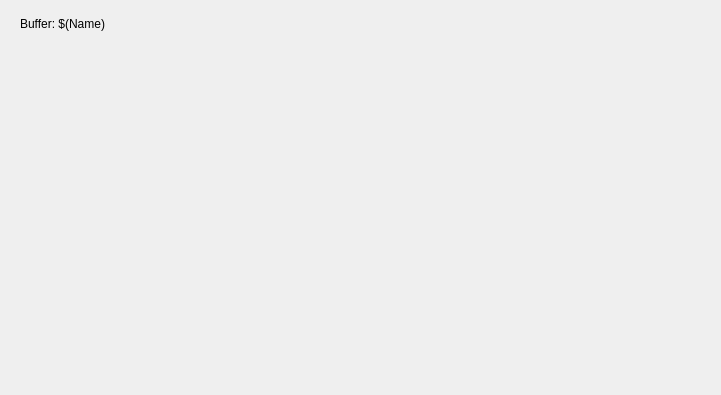
<?xml version="1.0" encoding="UTF-8"?>
<ui version="4.0">
 <class>Dialog</class>
 <widget class="QDialog" name="Dialog">
  <property name="geometry">
   <rect>
    <x>0</x>
    <y>0</y>
    <width>721</width>
    <height>395</height>
   </rect>
  </property>
  <property name="windowTitle">
   <string>ecmc expert axis</string>
  </property>
  <widget class="caInclude" name="cainclude">
   <property name="geometry">
    <rect>
     <x>10</x>
     <y>30</y>
     <width>21</width>
     <height>200</height>
    </rect>
   </property>
   <property name="macro">
    <string>IOC=$(IOC),MasterID=$(MasterID),SlaveID=$(SlaveID),Name=$(Name),CH=01</string>
   </property>
   <property name="filename" stdset="0">
    <string notr="true">ecmcILK_v2_Byte.ui</string>
   </property>
   <property name="stacking">
    <enum>caInclude::Column</enum>
   </property>
   <property name="numberOfItems" stdset="0">
    <number>1</number>
   </property>
   <property name="adjustSizeToContents" stdset="0">
    <bool>false</bool>
   </property>
  </widget>
  <widget class="caInclude" name="cainclude_2">
   <property name="geometry">
    <rect>
     <x>30</x>
     <y>30</y>
     <width>21</width>
     <height>185</height>
    </rect>
   </property>
   <property name="macro">
    <string>IOC=$(IOC),MasterID=$(MasterID),SlaveID=$(SlaveID),Name=$(Name),CH=02</string>
   </property>
   <property name="filename" stdset="0">
    <string notr="true">ecmcILK_v2_Byte.ui</string>
   </property>
   <property name="stacking">
    <enum>caInclude::Column</enum>
   </property>
   <property name="numberOfItems" stdset="0">
    <number>1</number>
   </property>
   <property name="adjustSizeToContents" stdset="0">
    <bool>false</bool>
   </property>
  </widget>
  <widget class="caInclude" name="cainclude_3">
   <property name="geometry">
    <rect>
     <x>50</x>
     <y>30</y>
     <width>21</width>
     <height>185</height>
    </rect>
   </property>
   <property name="macro">
    <string>IOC=$(IOC),MasterID=$(MasterID),SlaveID=$(SlaveID),Name=$(Name),CH=03</string>
   </property>
   <property name="filename" stdset="0">
    <string notr="true">ecmcILK_v2_Byte.ui</string>
   </property>
   <property name="stacking">
    <enum>caInclude::Column</enum>
   </property>
   <property name="numberOfItems" stdset="0">
    <number>1</number>
   </property>
   <property name="adjustSizeToContents" stdset="0">
    <bool>false</bool>
   </property>
  </widget>
  <widget class="caInclude" name="cainclude_4">
   <property name="geometry">
    <rect>
     <x>70</x>
     <y>30</y>
     <width>21</width>
     <height>185</height>
    </rect>
   </property>
   <property name="macro">
    <string>IOC=$(IOC),MasterID=$(MasterID),SlaveID=$(SlaveID),Name=$(Name),CH=04</string>
   </property>
   <property name="filename" stdset="0">
    <string notr="true">ecmcILK_v2_Byte.ui</string>
   </property>
   <property name="stacking">
    <enum>caInclude::Column</enum>
   </property>
   <property name="numberOfItems" stdset="0">
    <number>1</number>
   </property>
   <property name="adjustSizeToContents" stdset="0">
    <bool>false</bool>
   </property>
  </widget>
  <widget class="caInclude" name="cainclude_5">
   <property name="geometry">
    <rect>
     <x>90</x>
     <y>30</y>
     <width>21</width>
     <height>185</height>
    </rect>
   </property>
   <property name="macro">
    <string>IOC=$(IOC),MasterID=$(MasterID),SlaveID=$(SlaveID),Name=$(Name),CH=05</string>
   </property>
   <property name="filename" stdset="0">
    <string notr="true">ecmcILK_v2_Byte.ui</string>
   </property>
   <property name="stacking">
    <enum>caInclude::Column</enum>
   </property>
   <property name="numberOfItems" stdset="0">
    <number>1</number>
   </property>
   <property name="adjustSizeToContents" stdset="0">
    <bool>false</bool>
   </property>
  </widget>
  <widget class="caInclude" name="cainclude_6">
   <property name="geometry">
    <rect>
     <x>110</x>
     <y>30</y>
     <width>21</width>
     <height>185</height>
    </rect>
   </property>
   <property name="macro">
    <string>IOC=$(IOC),MasterID=$(MasterID),SlaveID=$(SlaveID),Name=$(Name),CH=06</string>
   </property>
   <property name="filename" stdset="0">
    <string notr="true">ecmcILK_v2_Byte.ui</string>
   </property>
   <property name="stacking">
    <enum>caInclude::Column</enum>
   </property>
   <property name="numberOfItems" stdset="0">
    <number>1</number>
   </property>
   <property name="adjustSizeToContents" stdset="0">
    <bool>false</bool>
   </property>
  </widget>
  <widget class="caInclude" name="cainclude_7">
   <property name="geometry">
    <rect>
     <x>130</x>
     <y>30</y>
     <width>21</width>
     <height>185</height>
    </rect>
   </property>
   <property name="macro">
    <string>IOC=$(IOC),MasterID=$(MasterID),SlaveID=$(SlaveID),Name=$(Name),CH=07</string>
   </property>
   <property name="filename" stdset="0">
    <string notr="true">ecmcILK_v2_Byte.ui</string>
   </property>
   <property name="stacking">
    <enum>caInclude::Column</enum>
   </property>
   <property name="numberOfItems" stdset="0">
    <number>1</number>
   </property>
   <property name="adjustSizeToContents" stdset="0">
    <bool>false</bool>
   </property>
  </widget>
  <widget class="caInclude" name="cainclude_8">
   <property name="geometry">
    <rect>
     <x>150</x>
     <y>30</y>
     <width>21</width>
     <height>185</height>
    </rect>
   </property>
   <property name="macro">
    <string>IOC=$(IOC),MasterID=$(MasterID),SlaveID=$(SlaveID),Name=$(Name),CH=08</string>
   </property>
   <property name="filename" stdset="0">
    <string notr="true">ecmcILK_v2_Byte.ui</string>
   </property>
   <property name="stacking">
    <enum>caInclude::Column</enum>
   </property>
   <property name="numberOfItems" stdset="0">
    <number>1</number>
   </property>
   <property name="adjustSizeToContents" stdset="0">
    <bool>false</bool>
   </property>
  </widget>
  <widget class="caInclude" name="cainclude_9">
   <property name="geometry">
    <rect>
     <x>290</x>
     <y>30</y>
     <width>94</width>
     <height>185</height>
    </rect>
   </property>
   <property name="macro">
    <string>IOC=$(IOC),MasterID=$(MasterID),SlaveID=$(SlaveID),Name=$(Name),CH=14</string>
   </property>
   <property name="filename" stdset="0">
    <string notr="true">ecmcILK_v2_Byte.ui</string>
   </property>
   <property name="stacking">
    <enum>caInclude::Column</enum>
   </property>
   <property name="numberOfItems" stdset="0">
    <number>1</number>
   </property>
   <property name="adjustSizeToContents" stdset="0">
    <bool>false</bool>
   </property>
  </widget>
  <widget class="caInclude" name="cainclude_10">
   <property name="geometry">
    <rect>
     <x>270</x>
     <y>30</y>
     <width>94</width>
     <height>185</height>
    </rect>
   </property>
   <property name="macro">
    <string>IOC=$(IOC),MasterID=$(MasterID),SlaveID=$(SlaveID),Name=$(Name),CH=13</string>
   </property>
   <property name="filename" stdset="0">
    <string notr="true">ecmcILK_v2_Byte.ui</string>
   </property>
   <property name="stacking">
    <enum>caInclude::Column</enum>
   </property>
   <property name="numberOfItems" stdset="0">
    <number>1</number>
   </property>
   <property name="adjustSizeToContents" stdset="0">
    <bool>false</bool>
   </property>
  </widget>
  <widget class="caInclude" name="cainclude_11">
   <property name="geometry">
    <rect>
     <x>230</x>
     <y>30</y>
     <width>21</width>
     <height>185</height>
    </rect>
   </property>
   <property name="macro">
    <string>IOC=$(IOC),MasterID=$(MasterID),SlaveID=$(SlaveID),Name=$(Name),CH=11</string>
   </property>
   <property name="filename" stdset="0">
    <string notr="true">ecmcILK_v2_Byte.ui</string>
   </property>
   <property name="stacking">
    <enum>caInclude::Column</enum>
   </property>
   <property name="numberOfItems" stdset="0">
    <number>1</number>
   </property>
   <property name="adjustSizeToContents" stdset="0">
    <bool>false</bool>
   </property>
  </widget>
  <widget class="caInclude" name="cainclude_12">
   <property name="geometry">
    <rect>
     <x>330</x>
     <y>30</y>
     <width>21</width>
     <height>185</height>
    </rect>
   </property>
   <property name="macro">
    <string>IOC=$(IOC),MasterID=$(MasterID),SlaveID=$(SlaveID),Name=$(Name),CH=16</string>
   </property>
   <property name="filename" stdset="0">
    <string notr="true">ecmcILK_v2_Byte.ui</string>
   </property>
   <property name="stacking">
    <enum>caInclude::Column</enum>
   </property>
   <property name="numberOfItems" stdset="0">
    <number>1</number>
   </property>
   <property name="adjustSizeToContents" stdset="0">
    <bool>false</bool>
   </property>
  </widget>
  <widget class="caInclude" name="cainclude_13">
   <property name="geometry">
    <rect>
     <x>250</x>
     <y>30</y>
     <width>21</width>
     <height>185</height>
    </rect>
   </property>
   <property name="macro">
    <string>IOC=$(IOC),MasterID=$(MasterID),SlaveID=$(SlaveID),Name=$(Name),CH=12</string>
   </property>
   <property name="filename" stdset="0">
    <string notr="true">ecmcILK_v2_Byte.ui</string>
   </property>
   <property name="stacking">
    <enum>caInclude::Column</enum>
   </property>
   <property name="numberOfItems" stdset="0">
    <number>1</number>
   </property>
   <property name="adjustSizeToContents" stdset="0">
    <bool>false</bool>
   </property>
  </widget>
  <widget class="caInclude" name="cainclude_14">
   <property name="geometry">
    <rect>
     <x>190</x>
     <y>30</y>
     <width>21</width>
     <height>185</height>
    </rect>
   </property>
   <property name="macro">
    <string>IOC=$(IOC),MasterID=$(MasterID),SlaveID=$(SlaveID),Name=$(Name),CH=09</string>
   </property>
   <property name="filename" stdset="0">
    <string notr="true">ecmcILK_v2_Byte.ui</string>
   </property>
   <property name="stacking">
    <enum>caInclude::Column</enum>
   </property>
   <property name="numberOfItems" stdset="0">
    <number>1</number>
   </property>
   <property name="adjustSizeToContents" stdset="0">
    <bool>false</bool>
   </property>
  </widget>
  <widget class="caInclude" name="cainclude_15">
   <property name="geometry">
    <rect>
     <x>210</x>
     <y>30</y>
     <width>21</width>
     <height>185</height>
    </rect>
   </property>
   <property name="macro">
    <string>IOC=$(IOC),MasterID=$(MasterID),SlaveID=$(SlaveID),Name=$(Name),CH=10</string>
   </property>
   <property name="filename" stdset="0">
    <string notr="true">ecmcILK_v2_Byte.ui</string>
   </property>
   <property name="stacking">
    <enum>caInclude::Column</enum>
   </property>
   <property name="numberOfItems" stdset="0">
    <number>1</number>
   </property>
   <property name="adjustSizeToContents" stdset="0">
    <bool>false</bool>
   </property>
  </widget>
  <widget class="caInclude" name="cainclude_16">
   <property name="geometry">
    <rect>
     <x>310</x>
     <y>30</y>
     <width>21</width>
     <height>185</height>
    </rect>
   </property>
   <property name="macro">
    <string>IOC=$(IOC),MasterID=$(MasterID),SlaveID=$(SlaveID),Name=$(Name),CH=15</string>
   </property>
   <property name="filename" stdset="0">
    <string notr="true">ecmcILK_v2_Byte.ui</string>
   </property>
   <property name="stacking">
    <enum>caInclude::Column</enum>
   </property>
   <property name="numberOfItems" stdset="0">
    <number>1</number>
   </property>
   <property name="adjustSizeToContents" stdset="0">
    <bool>false</bool>
   </property>
  </widget>
  <widget class="caInclude" name="cainclude_17">
   <property name="geometry">
    <rect>
     <x>470</x>
     <y>30</y>
     <width>21</width>
     <height>185</height>
    </rect>
   </property>
   <property name="macro">
    <string>IOC=$(IOC),MasterID=$(MasterID),SlaveID=$(SlaveID),Name=$(Name),CH=22</string>
   </property>
   <property name="filename" stdset="0">
    <string notr="true">ecmcILK_v2_Byte.ui</string>
   </property>
   <property name="stacking">
    <enum>caInclude::Column</enum>
   </property>
   <property name="numberOfItems" stdset="0">
    <number>1</number>
   </property>
   <property name="adjustSizeToContents" stdset="0">
    <bool>false</bool>
   </property>
  </widget>
  <widget class="caInclude" name="cainclude_18">
   <property name="geometry">
    <rect>
     <x>450</x>
     <y>30</y>
     <width>21</width>
     <height>185</height>
    </rect>
   </property>
   <property name="macro">
    <string>IOC=$(IOC),MasterID=$(MasterID),SlaveID=$(SlaveID),Name=$(Name),CH=21</string>
   </property>
   <property name="filename" stdset="0">
    <string notr="true">ecmcILK_v2_Byte.ui</string>
   </property>
   <property name="stacking">
    <enum>caInclude::Column</enum>
   </property>
   <property name="numberOfItems" stdset="0">
    <number>1</number>
   </property>
   <property name="adjustSizeToContents" stdset="0">
    <bool>false</bool>
   </property>
  </widget>
  <widget class="caInclude" name="cainclude_19">
   <property name="geometry">
    <rect>
     <x>410</x>
     <y>30</y>
     <width>21</width>
     <height>185</height>
    </rect>
   </property>
   <property name="macro">
    <string>IOC=$(IOC),MasterID=$(MasterID),SlaveID=$(SlaveID),Name=$(Name),CH=19</string>
   </property>
   <property name="filename" stdset="0">
    <string notr="true">ecmcILK_v2_Byte.ui</string>
   </property>
   <property name="stacking">
    <enum>caInclude::Column</enum>
   </property>
   <property name="numberOfItems" stdset="0">
    <number>1</number>
   </property>
   <property name="adjustSizeToContents" stdset="0">
    <bool>false</bool>
   </property>
  </widget>
  <widget class="caInclude" name="cainclude_20">
   <property name="geometry">
    <rect>
     <x>510</x>
     <y>30</y>
     <width>21</width>
     <height>185</height>
    </rect>
   </property>
   <property name="macro">
    <string>IOC=$(IOC),MasterID=$(MasterID),SlaveID=$(SlaveID),Name=$(Name),CH=24</string>
   </property>
   <property name="filename" stdset="0">
    <string notr="true">ecmcILK_v2_Byte.ui</string>
   </property>
   <property name="stacking">
    <enum>caInclude::Column</enum>
   </property>
   <property name="numberOfItems" stdset="0">
    <number>1</number>
   </property>
   <property name="adjustSizeToContents" stdset="0">
    <bool>false</bool>
   </property>
  </widget>
  <widget class="caInclude" name="cainclude_21">
   <property name="geometry">
    <rect>
     <x>430</x>
     <y>30</y>
     <width>21</width>
     <height>185</height>
    </rect>
   </property>
   <property name="macro">
    <string>IOC=$(IOC),MasterID=$(MasterID),SlaveID=$(SlaveID),Name=$(Name),CH=20</string>
   </property>
   <property name="filename" stdset="0">
    <string notr="true">ecmcILK_v2_Byte.ui</string>
   </property>
   <property name="stacking">
    <enum>caInclude::Column</enum>
   </property>
   <property name="numberOfItems" stdset="0">
    <number>1</number>
   </property>
   <property name="adjustSizeToContents" stdset="0">
    <bool>false</bool>
   </property>
  </widget>
  <widget class="caInclude" name="cainclude_22">
   <property name="geometry">
    <rect>
     <x>370</x>
     <y>30</y>
     <width>21</width>
     <height>185</height>
    </rect>
   </property>
   <property name="macro">
    <string>IOC=$(IOC),MasterID=$(MasterID),SlaveID=$(SlaveID),Name=$(Name),CH=17</string>
   </property>
   <property name="filename" stdset="0">
    <string notr="true">ecmcILK_v2_Byte.ui</string>
   </property>
   <property name="stacking">
    <enum>caInclude::Column</enum>
   </property>
   <property name="numberOfItems" stdset="0">
    <number>1</number>
   </property>
   <property name="adjustSizeToContents" stdset="0">
    <bool>false</bool>
   </property>
  </widget>
  <widget class="caInclude" name="cainclude_23">
   <property name="geometry">
    <rect>
     <x>390</x>
     <y>30</y>
     <width>21</width>
     <height>185</height>
    </rect>
   </property>
   <property name="macro">
    <string>IOC=$(IOC),MasterID=$(MasterID),SlaveID=$(SlaveID),Name=$(Name),CH=18</string>
   </property>
   <property name="filename" stdset="0">
    <string notr="true">ecmcILK_v2_Byte.ui</string>
   </property>
   <property name="stacking">
    <enum>caInclude::Column</enum>
   </property>
   <property name="numberOfItems" stdset="0">
    <number>1</number>
   </property>
   <property name="adjustSizeToContents" stdset="0">
    <bool>false</bool>
   </property>
  </widget>
  <widget class="caInclude" name="cainclude_24">
   <property name="geometry">
    <rect>
     <x>490</x>
     <y>30</y>
     <width>21</width>
     <height>185</height>
    </rect>
   </property>
   <property name="macro">
    <string>IOC=$(IOC),MasterID=$(MasterID),SlaveID=$(SlaveID),Name=$(Name),CH=23</string>
   </property>
   <property name="filename" stdset="0">
    <string notr="true">ecmcILK_v2_Byte.ui</string>
   </property>
   <property name="stacking">
    <enum>caInclude::Column</enum>
   </property>
   <property name="numberOfItems" stdset="0">
    <number>1</number>
   </property>
   <property name="adjustSizeToContents" stdset="0">
    <bool>false</bool>
   </property>
  </widget>
  <widget class="caInclude" name="cainclude_25">
   <property name="geometry">
    <rect>
     <x>650</x>
     <y>30</y>
     <width>21</width>
     <height>185</height>
    </rect>
   </property>
   <property name="macro">
    <string>IOC=$(IOC),MasterID=$(MasterID),SlaveID=$(SlaveID),Name=$(Name),CH=30</string>
   </property>
   <property name="filename" stdset="0">
    <string notr="true">ecmcILK_v2_Byte.ui</string>
   </property>
   <property name="stacking">
    <enum>caInclude::Column</enum>
   </property>
   <property name="numberOfItems" stdset="0">
    <number>1</number>
   </property>
   <property name="adjustSizeToContents" stdset="0">
    <bool>false</bool>
   </property>
  </widget>
  <widget class="caInclude" name="cainclude_26">
   <property name="geometry">
    <rect>
     <x>630</x>
     <y>30</y>
     <width>21</width>
     <height>185</height>
    </rect>
   </property>
   <property name="macro">
    <string>IOC=$(IOC),MasterID=$(MasterID),SlaveID=$(SlaveID),Name=$(Name),CH=29</string>
   </property>
   <property name="filename" stdset="0">
    <string notr="true">ecmcILK_v2_Byte.ui</string>
   </property>
   <property name="stacking">
    <enum>caInclude::Column</enum>
   </property>
   <property name="numberOfItems" stdset="0">
    <number>1</number>
   </property>
   <property name="adjustSizeToContents" stdset="0">
    <bool>false</bool>
   </property>
  </widget>
  <widget class="caInclude" name="cainclude_28">
   <property name="geometry">
    <rect>
     <x>590</x>
     <y>30</y>
     <width>21</width>
     <height>185</height>
    </rect>
   </property>
   <property name="macro">
    <string>IOC=$(IOC),MasterID=$(MasterID),SlaveID=$(SlaveID),Name=$(Name),CH=27</string>
   </property>
   <property name="filename" stdset="0">
    <string notr="true">ecmcILK_v2_Byte.ui</string>
   </property>
   <property name="stacking">
    <enum>caInclude::Column</enum>
   </property>
   <property name="numberOfItems" stdset="0">
    <number>1</number>
   </property>
   <property name="adjustSizeToContents" stdset="0">
    <bool>false</bool>
   </property>
  </widget>
  <widget class="caInclude" name="cainclude_29">
   <property name="geometry">
    <rect>
     <x>690</x>
     <y>30</y>
     <width>21</width>
     <height>185</height>
    </rect>
   </property>
   <property name="macro">
    <string>IOC=$(IOC),MasterID=$(MasterID),SlaveID=$(SlaveID),Name=$(Name),CH=32</string>
   </property>
   <property name="filename" stdset="0">
    <string notr="true">ecmcILK_v2_Byte.ui</string>
   </property>
   <property name="stacking">
    <enum>caInclude::Column</enum>
   </property>
   <property name="numberOfItems" stdset="0">
    <number>1</number>
   </property>
   <property name="adjustSizeToContents" stdset="0">
    <bool>false</bool>
   </property>
  </widget>
  <widget class="caInclude" name="cainclude_30">
   <property name="geometry">
    <rect>
     <x>610</x>
     <y>30</y>
     <width>21</width>
     <height>185</height>
    </rect>
   </property>
   <property name="macro">
    <string>IOC=$(IOC),MasterID=$(MasterID),SlaveID=$(SlaveID),Name=$(Name),CH=28</string>
   </property>
   <property name="filename" stdset="0">
    <string notr="true">ecmcILK_v2_Byte.ui</string>
   </property>
   <property name="stacking">
    <enum>caInclude::Column</enum>
   </property>
   <property name="numberOfItems" stdset="0">
    <number>1</number>
   </property>
   <property name="adjustSizeToContents" stdset="0">
    <bool>false</bool>
   </property>
  </widget>
  <widget class="caInclude" name="cainclude_31">
   <property name="geometry">
    <rect>
     <x>550</x>
     <y>30</y>
     <width>21</width>
     <height>185</height>
    </rect>
   </property>
   <property name="macro">
    <string>IOC=$(IOC),MasterID=$(MasterID),SlaveID=$(SlaveID),Name=$(Name),CH=25</string>
   </property>
   <property name="filename" stdset="0">
    <string notr="true">ecmcILK_v2_Byte.ui</string>
   </property>
   <property name="stacking">
    <enum>caInclude::Column</enum>
   </property>
   <property name="numberOfItems" stdset="0">
    <number>1</number>
   </property>
   <property name="adjustSizeToContents" stdset="0">
    <bool>false</bool>
   </property>
  </widget>
  <widget class="caInclude" name="cainclude_32">
   <property name="geometry">
    <rect>
     <x>570</x>
     <y>30</y>
     <width>21</width>
     <height>185</height>
    </rect>
   </property>
   <property name="macro">
    <string>IOC=$(IOC),MasterID=$(MasterID),SlaveID=$(SlaveID),Name=$(Name),CH=26</string>
   </property>
   <property name="filename" stdset="0">
    <string notr="true">ecmcILK_v2_Byte.ui</string>
   </property>
   <property name="stacking">
    <enum>caInclude::Column</enum>
   </property>
   <property name="numberOfItems" stdset="0">
    <number>1</number>
   </property>
   <property name="adjustSizeToContents" stdset="0">
    <bool>false</bool>
   </property>
  </widget>
  <widget class="caInclude" name="cainclude_33">
   <property name="geometry">
    <rect>
     <x>670</x>
     <y>30</y>
     <width>31</width>
     <height>185</height>
    </rect>
   </property>
   <property name="macro">
    <string>IOC=$(IOC),MasterID=$(MasterID),SlaveID=$(SlaveID),Name=$(Name),CH=31</string>
   </property>
   <property name="filename" stdset="0">
    <string notr="true">ecmcILK_v2_Byte.ui</string>
   </property>
   <property name="stacking">
    <enum>caInclude::Column</enum>
   </property>
   <property name="numberOfItems" stdset="0">
    <number>1</number>
   </property>
   <property name="adjustSizeToContents" stdset="0">
    <bool>false</bool>
   </property>
  </widget>
  <widget class="caInclude" name="cainclude_27">
   <property name="geometry">
    <rect>
     <x>110</x>
     <y>210</y>
     <width>21</width>
     <height>185</height>
    </rect>
   </property>
   <property name="macro">
    <string>IOC=$(IOC),MasterID=$(MasterID),SlaveID=$(SlaveID),Name=$(Name),CH=38</string>
   </property>
   <property name="filename" stdset="0">
    <string notr="true">ecmcILK_v2_Byte.ui</string>
   </property>
   <property name="stacking">
    <enum>caInclude::Column</enum>
   </property>
   <property name="numberOfItems" stdset="0">
    <number>1</number>
   </property>
   <property name="adjustSizeToContents" stdset="0">
    <bool>false</bool>
   </property>
  </widget>
  <widget class="caInclude" name="cainclude_34">
   <property name="geometry">
    <rect>
     <x>470</x>
     <y>210</y>
     <width>21</width>
     <height>185</height>
    </rect>
   </property>
   <property name="macro">
    <string>IOC=$(IOC),MasterID=$(MasterID),SlaveID=$(SlaveID),Name=$(Name),CH=54</string>
   </property>
   <property name="filename" stdset="0">
    <string notr="true">ecmcILK_v2_Byte.ui</string>
   </property>
   <property name="stacking">
    <enum>caInclude::Column</enum>
   </property>
   <property name="numberOfItems" stdset="0">
    <number>1</number>
   </property>
   <property name="adjustSizeToContents" stdset="0">
    <bool>false</bool>
   </property>
  </widget>
  <widget class="caInclude" name="cainclude_35">
   <property name="geometry">
    <rect>
     <x>310</x>
     <y>210</y>
     <width>21</width>
     <height>185</height>
    </rect>
   </property>
   <property name="macro">
    <string>IOC=$(IOC),MasterID=$(MasterID),SlaveID=$(SlaveID),Name=$(Name),CH=47</string>
   </property>
   <property name="filename" stdset="0">
    <string notr="true">ecmcILK_v2_Byte.ui</string>
   </property>
   <property name="stacking">
    <enum>caInclude::Column</enum>
   </property>
   <property name="numberOfItems" stdset="0">
    <number>1</number>
   </property>
   <property name="adjustSizeToContents" stdset="0">
    <bool>false</bool>
   </property>
  </widget>
  <widget class="caInclude" name="cainclude_36">
   <property name="geometry">
    <rect>
     <x>510</x>
     <y>210</y>
     <width>21</width>
     <height>185</height>
    </rect>
   </property>
   <property name="macro">
    <string>IOC=$(IOC),MasterID=$(MasterID),SlaveID=$(SlaveID),Name=$(Name),CH=56</string>
   </property>
   <property name="filename" stdset="0">
    <string notr="true">ecmcILK_v2_Byte.ui</string>
   </property>
   <property name="stacking">
    <enum>caInclude::Column</enum>
   </property>
   <property name="numberOfItems" stdset="0">
    <number>1</number>
   </property>
   <property name="adjustSizeToContents" stdset="0">
    <bool>false</bool>
   </property>
  </widget>
  <widget class="caInclude" name="cainclude_37">
   <property name="geometry">
    <rect>
     <x>410</x>
     <y>210</y>
     <width>21</width>
     <height>185</height>
    </rect>
   </property>
   <property name="macro">
    <string>IOC=$(IOC),MasterID=$(MasterID),SlaveID=$(SlaveID),Name=$(Name),CH=51</string>
   </property>
   <property name="filename" stdset="0">
    <string notr="true">ecmcILK_v2_Byte.ui</string>
   </property>
   <property name="stacking">
    <enum>caInclude::Column</enum>
   </property>
   <property name="numberOfItems" stdset="0">
    <number>1</number>
   </property>
   <property name="adjustSizeToContents" stdset="0">
    <bool>false</bool>
   </property>
  </widget>
  <widget class="caInclude" name="cainclude_38">
   <property name="geometry">
    <rect>
     <x>370</x>
     <y>210</y>
     <width>21</width>
     <height>185</height>
    </rect>
   </property>
   <property name="macro">
    <string>IOC=$(IOC),MasterID=$(MasterID),SlaveID=$(SlaveID),Name=$(Name),CH=49</string>
   </property>
   <property name="filename" stdset="0">
    <string notr="true">ecmcILK_v2_Byte.ui</string>
   </property>
   <property name="stacking">
    <enum>caInclude::Column</enum>
   </property>
   <property name="numberOfItems" stdset="0">
    <number>1</number>
   </property>
   <property name="adjustSizeToContents" stdset="0">
    <bool>false</bool>
   </property>
  </widget>
  <widget class="caInclude" name="cainclude_39">
   <property name="geometry">
    <rect>
     <x>150</x>
     <y>210</y>
     <width>21</width>
     <height>185</height>
    </rect>
   </property>
   <property name="macro">
    <string>IOC=$(IOC),MasterID=$(MasterID),SlaveID=$(SlaveID),Name=$(Name),CH=40</string>
   </property>
   <property name="filename" stdset="0">
    <string notr="true">ecmcILK_v2_Byte.ui</string>
   </property>
   <property name="stacking">
    <enum>caInclude::Column</enum>
   </property>
   <property name="numberOfItems" stdset="0">
    <number>1</number>
   </property>
   <property name="adjustSizeToContents" stdset="0">
    <bool>false</bool>
   </property>
  </widget>
  <widget class="caInclude" name="cainclude_40">
   <property name="geometry">
    <rect>
     <x>70</x>
     <y>210</y>
     <width>21</width>
     <height>185</height>
    </rect>
   </property>
   <property name="macro">
    <string>IOC=$(IOC),MasterID=$(MasterID),SlaveID=$(SlaveID),Name=$(Name),CH=36</string>
   </property>
   <property name="filename" stdset="0">
    <string notr="true">ecmcILK_v2_Byte.ui</string>
   </property>
   <property name="stacking">
    <enum>caInclude::Column</enum>
   </property>
   <property name="numberOfItems" stdset="0">
    <number>1</number>
   </property>
   <property name="adjustSizeToContents" stdset="0">
    <bool>false</bool>
   </property>
  </widget>
  <widget class="caInclude" name="cainclude_41">
   <property name="geometry">
    <rect>
     <x>230</x>
     <y>210</y>
     <width>21</width>
     <height>185</height>
    </rect>
   </property>
   <property name="macro">
    <string>IOC=$(IOC),MasterID=$(MasterID),SlaveID=$(SlaveID),Name=$(Name),CH=43</string>
   </property>
   <property name="filename" stdset="0">
    <string notr="true">ecmcILK_v2_Byte.ui</string>
   </property>
   <property name="stacking">
    <enum>caInclude::Column</enum>
   </property>
   <property name="numberOfItems" stdset="0">
    <number>1</number>
   </property>
   <property name="adjustSizeToContents" stdset="0">
    <bool>false</bool>
   </property>
  </widget>
  <widget class="caInclude" name="cainclude_42">
   <property name="geometry">
    <rect>
     <x>330</x>
     <y>210</y>
     <width>21</width>
     <height>185</height>
    </rect>
   </property>
   <property name="macro">
    <string>IOC=$(IOC),MasterID=$(MasterID),SlaveID=$(SlaveID),Name=$(Name),CH=48</string>
   </property>
   <property name="filename" stdset="0">
    <string notr="true">ecmcILK_v2_Byte.ui</string>
   </property>
   <property name="stacking">
    <enum>caInclude::Column</enum>
   </property>
   <property name="numberOfItems" stdset="0">
    <number>1</number>
   </property>
   <property name="adjustSizeToContents" stdset="0">
    <bool>false</bool>
   </property>
  </widget>
  <widget class="caInclude" name="cainclude_43">
   <property name="geometry">
    <rect>
     <x>290</x>
     <y>210</y>
     <width>21</width>
     <height>185</height>
    </rect>
   </property>
   <property name="macro">
    <string>IOC=$(IOC),MasterID=$(MasterID),SlaveID=$(SlaveID),Name=$(Name),CH=46</string>
   </property>
   <property name="filename" stdset="0">
    <string notr="true">ecmcILK_v2_Byte.ui</string>
   </property>
   <property name="stacking">
    <enum>caInclude::Column</enum>
   </property>
   <property name="numberOfItems" stdset="0">
    <number>1</number>
   </property>
   <property name="adjustSizeToContents" stdset="0">
    <bool>false</bool>
   </property>
  </widget>
  <widget class="caInclude" name="cainclude_44">
   <property name="geometry">
    <rect>
     <x>90</x>
     <y>210</y>
     <width>21</width>
     <height>185</height>
    </rect>
   </property>
   <property name="macro">
    <string>IOC=$(IOC),MasterID=$(MasterID),SlaveID=$(SlaveID),Name=$(Name),CH=37</string>
   </property>
   <property name="filename" stdset="0">
    <string notr="true">ecmcILK_v2_Byte.ui</string>
   </property>
   <property name="stacking">
    <enum>caInclude::Column</enum>
   </property>
   <property name="numberOfItems" stdset="0">
    <number>1</number>
   </property>
   <property name="adjustSizeToContents" stdset="0">
    <bool>false</bool>
   </property>
  </widget>
  <widget class="caInclude" name="cainclude_45">
   <property name="geometry">
    <rect>
     <x>390</x>
     <y>210</y>
     <width>21</width>
     <height>185</height>
    </rect>
   </property>
   <property name="macro">
    <string>IOC=$(IOC),MasterID=$(MasterID),SlaveID=$(SlaveID),Name=$(Name),CH=50</string>
   </property>
   <property name="filename" stdset="0">
    <string notr="true">ecmcILK_v2_Byte.ui</string>
   </property>
   <property name="stacking">
    <enum>caInclude::Column</enum>
   </property>
   <property name="numberOfItems" stdset="0">
    <number>1</number>
   </property>
   <property name="adjustSizeToContents" stdset="0">
    <bool>false</bool>
   </property>
  </widget>
  <widget class="caInclude" name="cainclude_46">
   <property name="geometry">
    <rect>
     <x>50</x>
     <y>210</y>
     <width>21</width>
     <height>185</height>
    </rect>
   </property>
   <property name="macro">
    <string>IOC=$(IOC),MasterID=$(MasterID),SlaveID=$(SlaveID),Name=$(Name),CH=35</string>
   </property>
   <property name="filename" stdset="0">
    <string notr="true">ecmcILK_v2_Byte.ui</string>
   </property>
   <property name="stacking">
    <enum>caInclude::Column</enum>
   </property>
   <property name="numberOfItems" stdset="0">
    <number>1</number>
   </property>
   <property name="adjustSizeToContents" stdset="0">
    <bool>false</bool>
   </property>
  </widget>
  <widget class="caInclude" name="cainclude_47">
   <property name="geometry">
    <rect>
     <x>490</x>
     <y>210</y>
     <width>21</width>
     <height>185</height>
    </rect>
   </property>
   <property name="macro">
    <string>IOC=$(IOC),MasterID=$(MasterID),SlaveID=$(SlaveID),Name=$(Name),CH=55</string>
   </property>
   <property name="filename" stdset="0">
    <string notr="true">ecmcILK_v2_Byte.ui</string>
   </property>
   <property name="stacking">
    <enum>caInclude::Column</enum>
   </property>
   <property name="numberOfItems" stdset="0">
    <number>1</number>
   </property>
   <property name="adjustSizeToContents" stdset="0">
    <bool>false</bool>
   </property>
  </widget>
  <widget class="caInclude" name="cainclude_48">
   <property name="geometry">
    <rect>
     <x>430</x>
     <y>210</y>
     <width>21</width>
     <height>185</height>
    </rect>
   </property>
   <property name="macro">
    <string>IOC=$(IOC),MasterID=$(MasterID),SlaveID=$(SlaveID),Name=$(Name),CH=52</string>
   </property>
   <property name="filename" stdset="0">
    <string notr="true">ecmcILK_v2_Byte.ui</string>
   </property>
   <property name="stacking">
    <enum>caInclude::Column</enum>
   </property>
   <property name="numberOfItems" stdset="0">
    <number>1</number>
   </property>
   <property name="adjustSizeToContents" stdset="0">
    <bool>false</bool>
   </property>
  </widget>
  <widget class="caInclude" name="cainclude_49">
   <property name="geometry">
    <rect>
     <x>690</x>
     <y>210</y>
     <width>21</width>
     <height>185</height>
    </rect>
   </property>
   <property name="macro">
    <string>IOC=$(IOC),MasterID=$(MasterID),SlaveID=$(SlaveID),Name=$(Name),CH=64</string>
   </property>
   <property name="filename" stdset="0">
    <string notr="true">ecmcILK_v2_Byte.ui</string>
   </property>
   <property name="stacking">
    <enum>caInclude::Column</enum>
   </property>
   <property name="numberOfItems" stdset="0">
    <number>1</number>
   </property>
   <property name="adjustSizeToContents" stdset="0">
    <bool>false</bool>
   </property>
  </widget>
  <widget class="caInclude" name="cainclude_50">
   <property name="geometry">
    <rect>
     <x>590</x>
     <y>210</y>
     <width>21</width>
     <height>185</height>
    </rect>
   </property>
   <property name="macro">
    <string>IOC=$(IOC),MasterID=$(MasterID),SlaveID=$(SlaveID),Name=$(Name),CH=59</string>
   </property>
   <property name="filename" stdset="0">
    <string notr="true">ecmcILK_v2_Byte.ui</string>
   </property>
   <property name="stacking">
    <enum>caInclude::Column</enum>
   </property>
   <property name="numberOfItems" stdset="0">
    <number>1</number>
   </property>
   <property name="adjustSizeToContents" stdset="0">
    <bool>false</bool>
   </property>
  </widget>
  <widget class="caInclude" name="cainclude_51">
   <property name="geometry">
    <rect>
     <x>570</x>
     <y>210</y>
     <width>21</width>
     <height>185</height>
    </rect>
   </property>
   <property name="macro">
    <string>IOC=$(IOC),MasterID=$(MasterID),SlaveID=$(SlaveID),Name=$(Name),CH=58</string>
   </property>
   <property name="filename" stdset="0">
    <string notr="true">ecmcILK_v2_Byte.ui</string>
   </property>
   <property name="stacking">
    <enum>caInclude::Column</enum>
   </property>
   <property name="numberOfItems" stdset="0">
    <number>1</number>
   </property>
   <property name="adjustSizeToContents" stdset="0">
    <bool>false</bool>
   </property>
  </widget>
  <widget class="caInclude" name="cainclude_52">
   <property name="geometry">
    <rect>
     <x>630</x>
     <y>210</y>
     <width>21</width>
     <height>185</height>
    </rect>
   </property>
   <property name="macro">
    <string>IOC=$(IOC),MasterID=$(MasterID),SlaveID=$(SlaveID),Name=$(Name),CH=61</string>
   </property>
   <property name="filename" stdset="0">
    <string notr="true">ecmcILK_v2_Byte.ui</string>
   </property>
   <property name="stacking">
    <enum>caInclude::Column</enum>
   </property>
   <property name="numberOfItems" stdset="0">
    <number>1</number>
   </property>
   <property name="adjustSizeToContents" stdset="0">
    <bool>false</bool>
   </property>
  </widget>
  <widget class="caInclude" name="cainclude_53">
   <property name="geometry">
    <rect>
     <x>210</x>
     <y>210</y>
     <width>21</width>
     <height>185</height>
    </rect>
   </property>
   <property name="macro">
    <string>IOC=$(IOC),MasterID=$(MasterID),SlaveID=$(SlaveID),Name=$(Name),CH=42</string>
   </property>
   <property name="filename" stdset="0">
    <string notr="true">ecmcILK_v2_Byte.ui</string>
   </property>
   <property name="stacking">
    <enum>caInclude::Column</enum>
   </property>
   <property name="numberOfItems" stdset="0">
    <number>1</number>
   </property>
   <property name="adjustSizeToContents" stdset="0">
    <bool>false</bool>
   </property>
  </widget>
  <widget class="caInclude" name="cainclude_54">
   <property name="geometry">
    <rect>
     <x>190</x>
     <y>210</y>
     <width>21</width>
     <height>185</height>
    </rect>
   </property>
   <property name="macro">
    <string>IOC=$(IOC),MasterID=$(MasterID),SlaveID=$(SlaveID),Name=$(Name),CH=41</string>
   </property>
   <property name="filename" stdset="0">
    <string notr="true">ecmcILK_v2_Byte.ui</string>
   </property>
   <property name="stacking">
    <enum>caInclude::Column</enum>
   </property>
   <property name="numberOfItems" stdset="0">
    <number>1</number>
   </property>
   <property name="adjustSizeToContents" stdset="0">
    <bool>false</bool>
   </property>
  </widget>
  <widget class="caInclude" name="cainclude_55">
   <property name="geometry">
    <rect>
     <x>30</x>
     <y>210</y>
     <width>21</width>
     <height>185</height>
    </rect>
   </property>
   <property name="macro">
    <string>IOC=$(IOC),MasterID=$(MasterID),SlaveID=$(SlaveID),Name=$(Name),CH=34</string>
   </property>
   <property name="filename" stdset="0">
    <string notr="true">ecmcILK_v2_Byte.ui</string>
   </property>
   <property name="stacking">
    <enum>caInclude::Column</enum>
   </property>
   <property name="numberOfItems" stdset="0">
    <number>1</number>
   </property>
   <property name="adjustSizeToContents" stdset="0">
    <bool>false</bool>
   </property>
  </widget>
  <widget class="caInclude" name="cainclude_56">
   <property name="geometry">
    <rect>
     <x>450</x>
     <y>210</y>
     <width>21</width>
     <height>185</height>
    </rect>
   </property>
   <property name="macro">
    <string>IOC=$(IOC),MasterID=$(MasterID),SlaveID=$(SlaveID),Name=$(Name),CH=53</string>
   </property>
   <property name="filename" stdset="0">
    <string notr="true">ecmcILK_v2_Byte.ui</string>
   </property>
   <property name="stacking">
    <enum>caInclude::Column</enum>
   </property>
   <property name="numberOfItems" stdset="0">
    <number>1</number>
   </property>
   <property name="adjustSizeToContents" stdset="0">
    <bool>false</bool>
   </property>
  </widget>
  <widget class="caInclude" name="cainclude_57">
   <property name="geometry">
    <rect>
     <x>610</x>
     <y>210</y>
     <width>21</width>
     <height>185</height>
    </rect>
   </property>
   <property name="macro">
    <string>IOC=$(IOC),MasterID=$(MasterID),SlaveID=$(SlaveID),Name=$(Name),CH=60</string>
   </property>
   <property name="filename" stdset="0">
    <string notr="true">ecmcILK_v2_Byte.ui</string>
   </property>
   <property name="stacking">
    <enum>caInclude::Column</enum>
   </property>
   <property name="numberOfItems" stdset="0">
    <number>1</number>
   </property>
   <property name="adjustSizeToContents" stdset="0">
    <bool>false</bool>
   </property>
  </widget>
  <widget class="caInclude" name="cainclude_58">
   <property name="geometry">
    <rect>
     <x>130</x>
     <y>210</y>
     <width>21</width>
     <height>185</height>
    </rect>
   </property>
   <property name="macro">
    <string>IOC=$(IOC),MasterID=$(MasterID),SlaveID=$(SlaveID),Name=$(Name),CH=39</string>
   </property>
   <property name="filename" stdset="0">
    <string notr="true">ecmcILK_v2_Byte.ui</string>
   </property>
   <property name="stacking">
    <enum>caInclude::Column</enum>
   </property>
   <property name="numberOfItems" stdset="0">
    <number>1</number>
   </property>
   <property name="adjustSizeToContents" stdset="0">
    <bool>false</bool>
   </property>
  </widget>
  <widget class="caInclude" name="cainclude_59">
   <property name="geometry">
    <rect>
     <x>270</x>
     <y>210</y>
     <width>21</width>
     <height>185</height>
    </rect>
   </property>
   <property name="macro">
    <string>IOC=$(IOC),MasterID=$(MasterID),SlaveID=$(SlaveID),Name=$(Name),CH=45</string>
   </property>
   <property name="filename" stdset="0">
    <string notr="true">ecmcILK_v2_Byte.ui</string>
   </property>
   <property name="stacking">
    <enum>caInclude::Column</enum>
   </property>
   <property name="numberOfItems" stdset="0">
    <number>1</number>
   </property>
   <property name="adjustSizeToContents" stdset="0">
    <bool>false</bool>
   </property>
  </widget>
  <widget class="caInclude" name="cainclude_60">
   <property name="geometry">
    <rect>
     <x>250</x>
     <y>210</y>
     <width>21</width>
     <height>185</height>
    </rect>
   </property>
   <property name="macro">
    <string>IOC=$(IOC),MasterID=$(MasterID),SlaveID=$(SlaveID),Name=$(Name),CH=44</string>
   </property>
   <property name="filename" stdset="0">
    <string notr="true">ecmcILK_v2_Byte.ui</string>
   </property>
   <property name="stacking">
    <enum>caInclude::Column</enum>
   </property>
   <property name="numberOfItems" stdset="0">
    <number>1</number>
   </property>
   <property name="adjustSizeToContents" stdset="0">
    <bool>false</bool>
   </property>
  </widget>
  <widget class="caInclude" name="cainclude_61">
   <property name="geometry">
    <rect>
     <x>10</x>
     <y>210</y>
     <width>21</width>
     <height>185</height>
    </rect>
   </property>
   <property name="macro">
    <string>IOC=$(IOC),MasterID=$(MasterID),SlaveID=$(SlaveID),Name=$(Name),CH=33</string>
   </property>
   <property name="filename" stdset="0">
    <string notr="true">ecmcILK_v2_Byte.ui</string>
   </property>
   <property name="stacking">
    <enum>caInclude::Column</enum>
   </property>
   <property name="numberOfItems" stdset="0">
    <number>1</number>
   </property>
   <property name="adjustSizeToContents" stdset="0">
    <bool>false</bool>
   </property>
  </widget>
  <widget class="caInclude" name="cainclude_62">
   <property name="geometry">
    <rect>
     <x>550</x>
     <y>210</y>
     <width>21</width>
     <height>185</height>
    </rect>
   </property>
   <property name="macro">
    <string>IOC=$(IOC),MasterID=$(MasterID),SlaveID=$(SlaveID),Name=$(Name),CH=57</string>
   </property>
   <property name="filename" stdset="0">
    <string notr="true">ecmcILK_v2_Byte.ui</string>
   </property>
   <property name="stacking">
    <enum>caInclude::Column</enum>
   </property>
   <property name="numberOfItems" stdset="0">
    <number>1</number>
   </property>
   <property name="adjustSizeToContents" stdset="0">
    <bool>false</bool>
   </property>
  </widget>
  <widget class="caInclude" name="cainclude_63">
   <property name="geometry">
    <rect>
     <x>670</x>
     <y>210</y>
     <width>21</width>
     <height>185</height>
    </rect>
   </property>
   <property name="macro">
    <string>IOC=$(IOC),MasterID=$(MasterID),SlaveID=$(SlaveID),Name=$(Name),CH=63</string>
   </property>
   <property name="filename" stdset="0">
    <string notr="true">ecmcILK_v2_Byte.ui</string>
   </property>
   <property name="stacking">
    <enum>caInclude::Column</enum>
   </property>
   <property name="numberOfItems" stdset="0">
    <number>1</number>
   </property>
   <property name="adjustSizeToContents" stdset="0">
    <bool>false</bool>
   </property>
  </widget>
  <widget class="caInclude" name="cainclude_64">
   <property name="geometry">
    <rect>
     <x>650</x>
     <y>210</y>
     <width>21</width>
     <height>185</height>
    </rect>
   </property>
   <property name="macro">
    <string>IOC=$(IOC),MasterID=$(MasterID),SlaveID=$(SlaveID),Name=$(Name),CH=62</string>
   </property>
   <property name="filename" stdset="0">
    <string notr="true">ecmcILK_v2_Byte.ui</string>
   </property>
   <property name="stacking">
    <enum>caInclude::Column</enum>
   </property>
   <property name="numberOfItems" stdset="0">
    <number>1</number>
   </property>
   <property name="adjustSizeToContents" stdset="0">
    <bool>false</bool>
   </property>
  </widget>
  <widget class="caLabel" name="calabel">
   <property name="geometry">
    <rect>
     <x>20</x>
     <y>10</y>
     <width>141</width>
     <height>28</height>
    </rect>
   </property>
   <property name="text">
    <string>Buffer: $(Name)</string>
   </property>
  </widget>
 </widget>
 <customwidgets>
  <customwidget>
   <class>caLabel</class>
   <extends>QLabel</extends>
   <header>caLabel</header>
  </customwidget>
  <customwidget>
   <class>caInclude</class>
   <extends>QWidget</extends>
   <header>caInclude</header>
  </customwidget>
 </customwidgets>
 <resources/>
 <connections/>
</ui>
